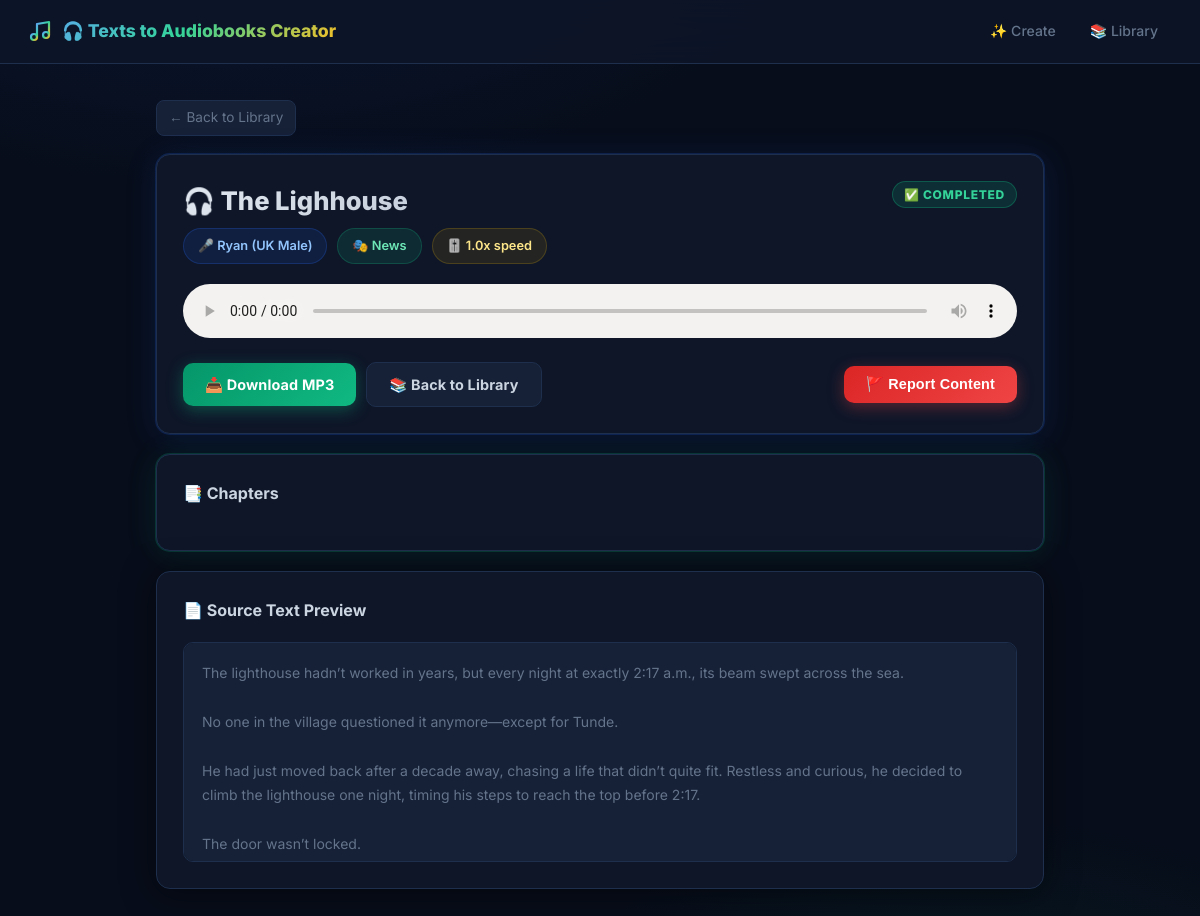
/listen/06ce4af5-0398-4b28-b4fb-4c54cb9b5c46, run on an earlier commit of the app's database.
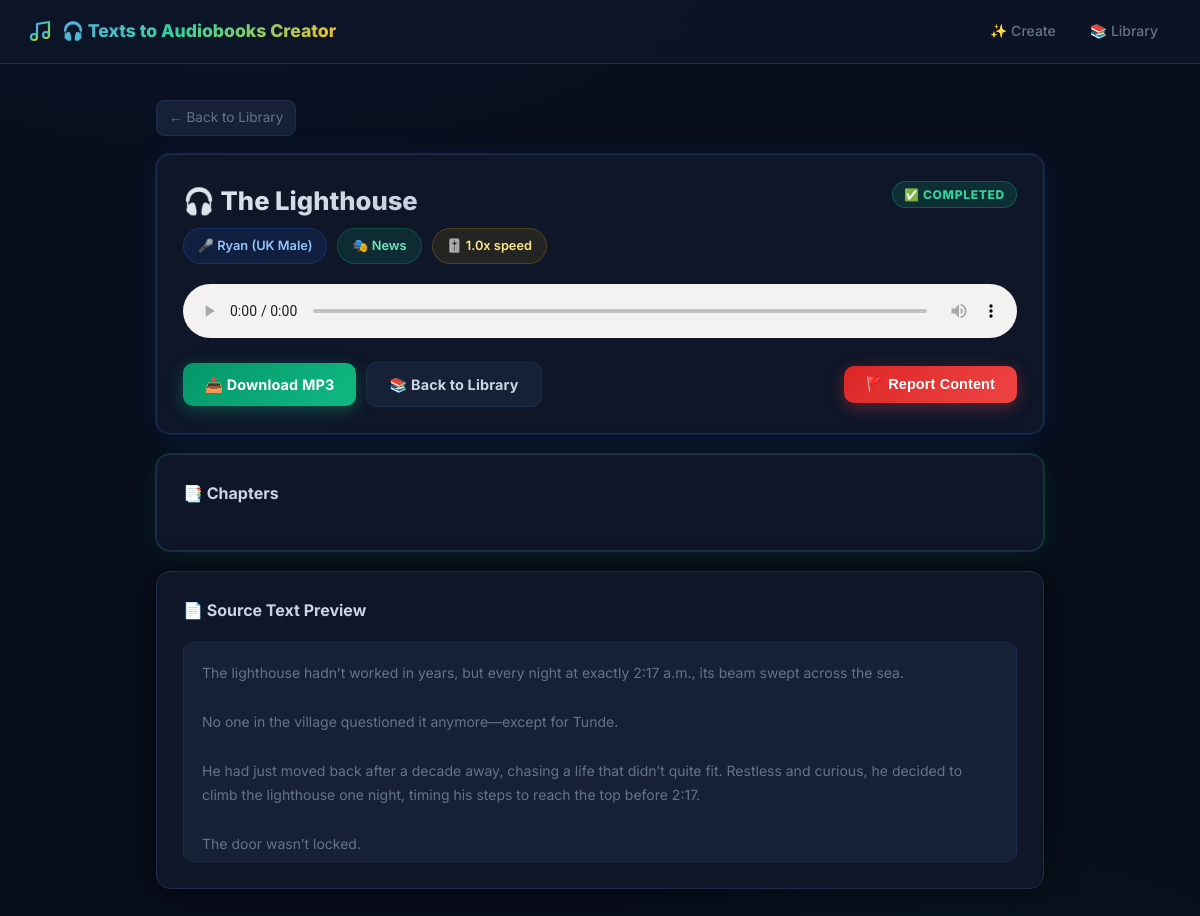
And on a later commit of the database.
### tables this page shows
CREATE TABLE projects (
        id TEXT PRIMARY KEY,
        name TEXT NOT NULL,
        text TEXT NOT NULL,
        voice TEXT NOT NULL,
        style TEXT DEFAULT 'storytelling',
        speed REAL DEFAULT 1.0,
        status TEXT DEFAULT 'pending',
        progress INTEGER DEFAULT 0,
        output_file TEXT,
        error_msg TEXT,
        created_at TEXT NOT NULL
    , chapters TEXT);

### app.py (the view)
@app.route("/listen/<project_id>")
def listen(project_id):
    project = get_project(project_id)
    if not project:
        abort(404)
    return render_template("listen.html", project=project)

### db.py (called while the page is built)
def get_db():
    conn = sqlite3.connect(DATABASE)
    conn.row_factory = sqlite3.Row
    conn.execute("PRAGMA journal_mode=WAL")
    conn.execute("PRAGMA foreign_keys=ON")
    return conn

def get_project(project_id):
    conn = get_db()
    row = conn.execute("SELECT * FROM projects WHERE id=?", (project_id,)).fetchone()
    conn.close()
    return dict(row) if row else None

### templates/listen.html (shortened to what this page needs)
{% extends "base.html" %}
{% block content %}
<div class="container" data-project-id="{{ project.id }}">
  <div style="margin-bottom:18px;">
    <a href="/dashboard" style="color:var(--muted);font-size:.85rem;display:inline-flex;align-items:center;gap:6px;
       padding:6px 12px;border-radius:8px;background:var(--surface2);border:1px solid var(--border);
       transition:background .2s,color .2s;"
       onmouseover="this.style.color='var(--text)';this.style.background='var(--surface3)'"
       onmouseout="this.style.color='var(--muted)';this.style.background='var(--surface2)'">
      ← Back to Library
    </a>
  </div>
  <div class="card glow-blue">
    <div style="display:flex;align-items:flex-start;justify-content:space-between;flex-wrap:wrap;gap:14px;margin-bottom:20px;">
      <div style="flex:1;min-width:0;">
        <div style="font-size:1.6rem;font-weight:800;margin-bottom:6px;
             background:linear-gradient(135deg,#e2e8f0,#94a3b8);
             -webkit-background-clip:text;-webkit-text-fill-color:transparent;background-clip:text;
             white-space:nowrap;overflow:hidden;text-overflow:ellipsis;">
          🎧 {{ project.name }}
        </div>
        <div style="display:flex;flex-wrap:wrap;gap:10px;margin-top:6px;">
          <span class="feature-pill pill-blue">🎤 {{ project.voice }}</span>
          <span class="feature-pill pill-green">🎭 {{ project.style | capitalize }}</span>
          <span class="feature-pill pill-lemon">🎚️ {{ project.speed }}x speed</span>
        </div>
      </div>
      <span id="status-badge" class="badge badge-{{ project.status }}" style="font-size:.75rem;">
        {% if project.status == 'completed' %}✅{% elif project.status == 'processing' %}⚡{% elif project.status == 'queued' %}🕐{% else %}❌{% endif %}
        {{ project.status }}
      </span>
    </div>
    <div id="player-section" style="display:{% if project.status == 'completed' %}block{% else %}none{% endif %};">
      <div class="audio-player-wrap">
        <audio controls preload="metadata"
          {% if project.status == 'completed' %}src="/stream/{{ project.id }}"{% endif %}>
        </audio>
      </div>
      <div style="display:flex;gap:10px;margin-top:16px;flex-wrap:wrap;align-items:center;">
        <a href="/download/{{ project.id }}" class="btn btn-success">
          📥 Download MP3
        </a>
        <a href="/dashboard" class="btn btn-secondary">
          📚 Back to Library
        </a>
        <button onclick="openReportModal()" class="btn btn-danger" style="margin-left:auto;"
          title="Report this content to admin">
          🚩 Report Content
        </button>
      </div>
    </div>
  </div>
  {% if project.chapters %}
  <div class="card glow-green" id="chapter-panel">
    <div class="card-title">📑 Chapters</div>
  </div>
  {% endif %}
  <div class="card">
    <div class="card-title">📄 Source Text Preview</div>
    <div style="background:var(--surface2);border-radius:10px;padding:18px;
         max-height:220px;overflow-y:auto;font-size:.875rem;line-height:1.75;
         color:var(--muted);white-space:pre-wrap;border:1px solid var(--border);">{{ project.text[:1000] }}</div>
  </div>
</div>
{% endblock %}

### templates/base.html (shortened to what this page needs)
<!DOCTYPE html>
<html lang="en">
<head>
  <link rel="stylesheet" href="/static/css/style.css"/>
</head>
<body>
<nav class="nav">
  <div class="brand">
    <svg viewBox="0 0 24 24" fill="none" stroke="url(#brand-grad)" stroke-width="2.2" stroke-linecap="round" stroke-linejoin="round">
      <path d="M9 18V5l12-2v13"/>
      <circle cx="6" cy="18" r="3"/><circle cx="18" cy="16" r="3"/>
    </svg>
    🎧 Texts to Audiobooks Creator
  </div>
  <div class="nav-links">
    <a href="/" class="{% if request.path == '/' %}active{% endif %}">
      ✨ Create
    </a>
    <a href="/dashboard" class="{% if request.path == '/dashboard' %}active{% endif %}">
      📚 Library
    </a>
  </div>
</nav>
{% block content %}{% endblock %}
</body>
</html>

What changed in the data, as far as the page shows it:
changed projects "Ryan (UK Male)": name "The Lighhouse" → "The Lighthouse"
